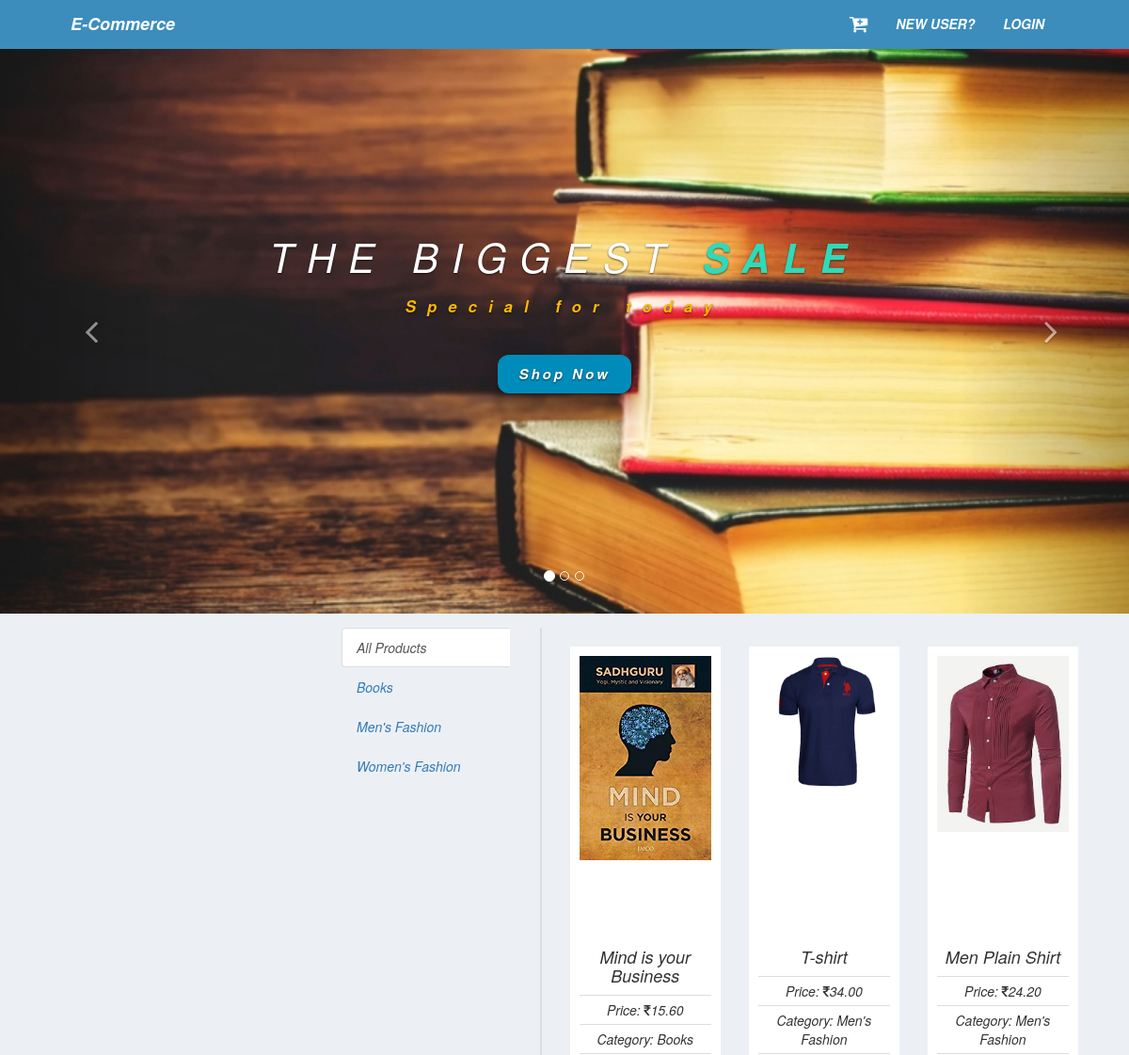
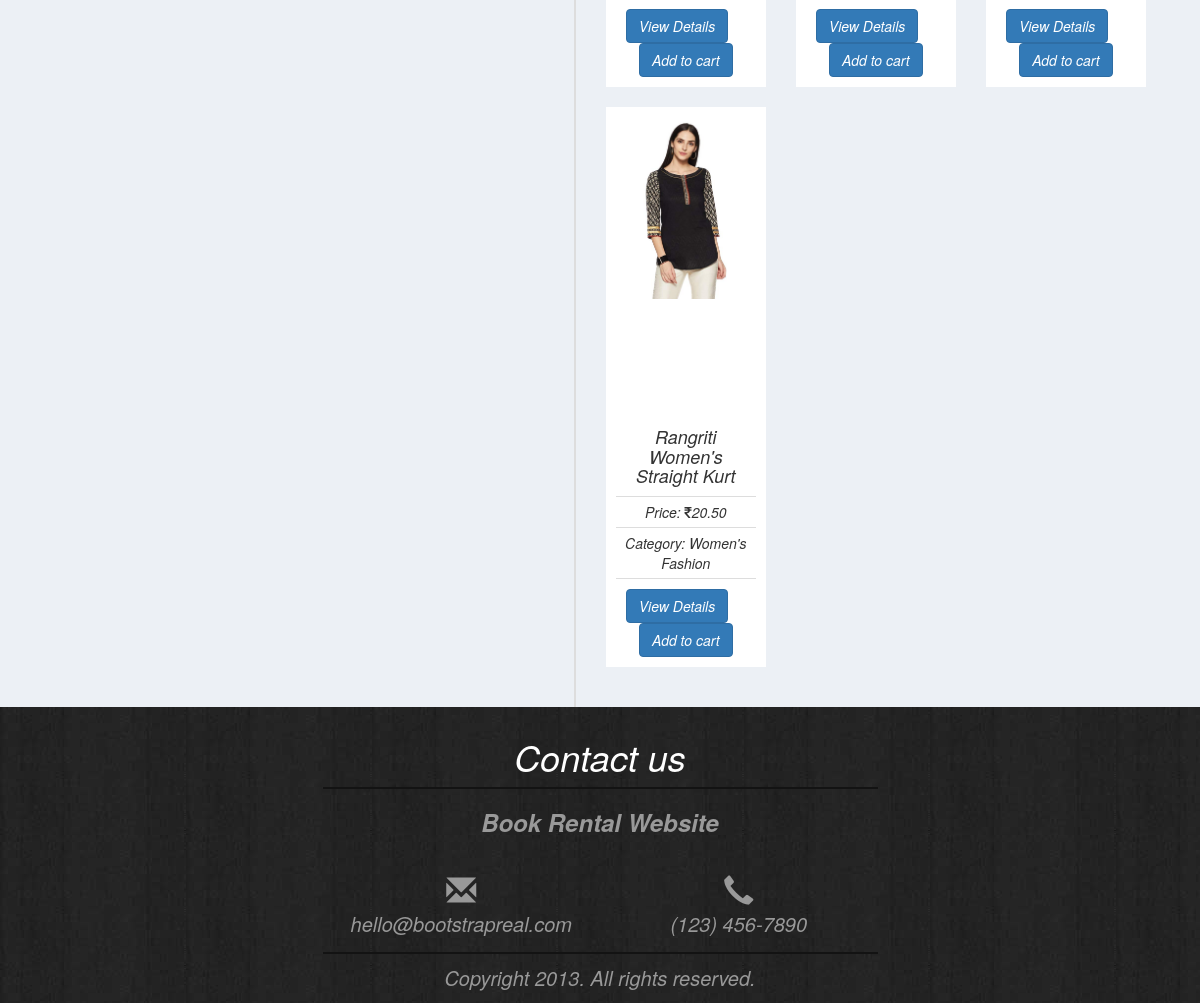
The page / on the database its author committed (2 pictures, top to bottom).
### tables this page shows
CREATE TABLE `prod_cat` (
  `id` int(11) NOT NULL,
  `cat_name` varchar(20) NOT NULL
);

CREATE TABLE `products` (
  `product_id` int(11) NOT NULL,
  `product_name` varchar(30) NOT NULL,
  `product_cat` int(5) NOT NULL,
  `product_price` decimal(5,2) NOT NULL,
  `product_img` varchar(1000) NOT NULL,
  `product_desc` varchar(100) NOT NULL
);

### index.php (the view, shortened to what this page needs)
<?php
	require('config.php');
	require('header.php');
?>
  <div class="content-wrapper" >
      <section class="content"style="background-attachment: fixed;">
		<div class="row">
              <div id="carousel-example-generic" class="carousel slide" data-ride="carousel" data-interval="3000">
                <ol class="carousel-indicators">
                  <li data-target="#carousel-example-generic" data-slide-to="0" class="active"></li>
                  <li data-target="#carousel-example-generic" data-slide-to="1" class=""></li>
                  <li data-target="#carousel-example-generic" data-slide-to="2" class=""></li>
                </ol>
                <div class="carousel-inner">
					<div class="item active">
						<div class="carousel-caption">
							<h3>The Biggest <span>Sale</span></h3>
							<p>Special for today</p>
							<a class="button button2" href="#shop">Shop Now </a>
						</div>
					</div>
                </div>
                <a class="left carousel-control" href="#carousel-example-generic" data-slide="prev">
                  <span class="fa fa-angle-left"></span>
                </a>
                <a class="right carousel-control" href="#carousel-example-generic" data-slide="next">
                  <span class="fa fa-angle-right"></span>
                </a>
              </div>
          </div>
      </section>
	<section id="shop" class="row content-row" style="padding: 0 2%">
        <div class="col-xs-3">
          <ul class="nav nav-tabs tabs-left sideways">
		  <li class="active"><a href="#all_product" data-toggle="tab">All Products</a></li>
		  <?php $cat_res= mysqli_query($con,"select * from prod_cat");
				while($cats = mysqli_fetch_assoc($cat_res)) {
					$c_name= str_replace("'","_", $cats["cat_name"]);
					$c_name= str_replace(" ","_", $c_name);
					echo '<li><a href="#'.$c_name.'" data-toggle="tab">'.$cats["cat_name"].'</a></li>';
				}?>
          </ul>
        </div>
        <div class="col-xs-9">
          <div class="tab-content leftside">
            <div class="tab-pane active row" id="all_product">
				<?php $all_prod_res= mysqli_query($con,"select * from products");
				while($all_prod = mysqli_fetch_assoc($all_prod_res)) {
					$cat_id =$all_prod["product_cat"];
						$prod_id=$all_prod["product_id"];
						$prod_name = $all_prod["product_name"];
						$price = $all_prod["product_price"];
						$urlimg =$all_prod["product_img"];
						$cat_r= mysqli_query($con,"select cat_name from prod_cat where id=".$cat_id."");
						$cat = mysqli_fetch_assoc($cat_r);
				echo '<div class="col-md-4">
					<div class="properties">
						<div class="image-holder">
							<img src="'.$urlimg.'" class="img-responsive"/>
						</div>
						<h4>'.$prod_name.'</h4>
						<p class="price">Price:  <i class="fa fa-inr"></i>'.$price.' </p>
						<p>Category: '.$cat["cat_name"].'</p>
						<div class="footer_P">
							<div style="float:left; display:inline-block; width:50%">
								<a href="product_details.php?p_id='.$prod_id.'" class="btn btn-primary">View Details </a>
							</div>
							<div>
								<form action="" method="post">
									<input type="hidden" name="cart" value="'.$prod_id.'"/>
									<button type="submit" name="add_basket" class="btn btn-primary">Add to cart</button>
								</form>
							</div>
						</div>
					</div>
				</div>';
				}?>
				<div class="clearfix"></div>
			</div>
          </div>
        </div>
        <div class="clearfix"></div>
	</section>
  </div>
	<div class="footer1" style="font-size: 20px;">
		<div class="container">
			<div class="row">
				<div class="col-lg-offset-3 col-md-offset-3 col-lg-6 col-md-6 col-lg-offset-3 col-md-offset-3" align="center">
                    <h1>Contact us</h1>
                    <p><h3><b>Book Rental Website</b></h3><br>
					<div class="col-lg-6">
					<span class="glyphicon glyphicon-envelope"></span><br> hello@bootstrapreal.com</div>
					<div class="col-lg-6">
					<span class="glyphicon glyphicon-earphone"></span><br> (123) 456-7890</p></div><br>
					<p class="copyright">Copyright 2013. All rights reserved.	</p>
				</div>
			</div>
		</div>
	</div>
</body>
</html>

### header.php (shortened to what this page needs)
<!doctype html>
<html lang="en">
<head>
  <link rel="stylesheet" href="https://cdnjs.cloudflare.com/ajax/libs/font-awesome/4.5.0/css/font-awesome.min.css">
  <link rel="stylesheet" href="blue-skin.css">
	  <link rel="stylesheet" href="css/AdminLTE.min.css">
	  <link rel="stylesheet" href="css/style.css">
  <link rel="stylesheet" href="https://maxcdn.bootstrapcdn.com/bootstrap/3.3.7/css/bootstrap.min.css">
</head>
<body class="hold-transition skin-blue layout-top-nav">
<div class="wrapper">
<header class="main-header">
    <nav class="navbar navbar-static-top yamm">
      <div class="container">
        <div class="navbar-header">
          <a href="index.php" class="navbar-brand"><b>E-Commerce</b></a>
        </div>
		<?php if(isset($_SESSION["email"])){
		$email=$_SESSION["email"];
		$user_res= mysqli_query($con,"select * from users where email_id='".$email."'");
		$user=mysqli_fetch_assoc($user_res);
		$id=$user["u_id"];
		$user_img= mysqli_query($con,"select profile_img from user_details where user_id=".$id."");
		$img=mysqli_fetch_assoc($user_img);
		?>
        <div class="navbar-custom-menu">
          <ul class="nav navbar-nav">
			<li class="dropdown">
				<a href="basket.php"> <i class="fa fa-2x fa-cart-plus"></i></a>
			</li>
            <li class="dropdown user user-menu">
              <a href="#" class="dropdown-toggle" data-toggle="dropdown">
                <img src="<?php echo $img["profile_img"]; ?>" class="user-image">
                <span class="hidden-xs"><?php echo $user["user_name"]; ?></span>
              </a>
              <ul class="dropdown-menu">
                <li class="user-header">
                  <img src="<?php echo $img["profile_img"]; ?>" class="img-circle" alt="User Image">
                  <p>
                    <?php echo $user["user_name"]; ?>
                  </p>
				  <?php if($email=="admin@gmail.com"){?>
					<a href="admin_page.php" class="btn btn-default btn-flat" style="display:table; margin:0 auto">Admin Page</a>
				  <?php }?>
                </li>
                <li class="user-footer">
                  <div class="pull-left">
				  <a href="user_profile.php" class="btn btn-default btn-flat">Profile</a>
                  </div>
                  <div class="pull-right">
                    <a href="logout.php" class="btn btn-default btn-flat">Sign out</a>
                  </div>
                </li>
              </ul>
            </li>
          </ul>
        </div>
		<?php }
		else{ ?>
		<div class="navbar-custom-menu">
          <ul class="nav navbar-nav">
			<li class="dropdown">
				<a href="basket.php"> <i class="fa fa-2x fa-cart-plus"></i></a>
			</li>
            <li class="dropdown user user-menu">
              <a href="#"  data-toggle="modal" data-target="#sign">
                <span class="hidden-xs">New User?</span>
              </a>
            </li>
			<li class="dropdown user user-menu">
              <a href="#"  data-toggle="modal" data-target="#login">
                <span class="hidden-xs">Login</span>
              </a>
            </li>
          </ul>
        </div>
		<?php }?>
      </div>
    </nav>
  </header>

### blue-skin.css (style rules this page uses)
.skin-blue .main-header .navbar { background-color: #3c8dbc; }
.skin-blue .main-header .navbar .nav > li > a { color: #ffffff; }
.wrapper { height: 100%; position: relative; overflow-x: hidden; overflow-y: auto; }
.wrapper:before, .wrapper:after { content: " "; display: table; }
.wrapper:after { clear: both; }
.content-wrapper, .right-side, .main-footer { -webkit-transition: -webkit-transform 0.3s ease-in-out, margin 0.3s ease-in-out; -moz-transition: -moz-transform 0.3s ease-in-out, margin 0.3s ease-in-out; -o-transition: -o-transform 0.3s ease-in-out, margin 0.3s ease-in-out; transition: transform 0.3s ease-in-out, margin 0.3s ease-in-out; margin-left: 230px; z-index: 820; }
.layout-top-nav .content-wrapper, .layout-top-nav .right-side, .layout-top-nav .main-footer { margin-left: 0; }
.content-wrapper, .right-side { min-height: 100%; background-color: #ecf0f5; z-index: 800; }
.content { min-height: 250px; padding-top: 0px!important; padding: 15px; margin-right: auto; margin-left: auto; padding-left: 15px; padding-right: 15px; }
a { color: #3c8dbc; }
.main-header { position: relative; max-height: 100px; z-index: 1030; }
.main-header .navbar { -webkit-transition: margin-left 0.3s ease-in-out; -o-transition: margin-left 0.3s ease-in-out; transition: margin-left 0.3s ease-in-out; margin-bottom: 0; margin-left: 230px; border: none; min-height: 50px; border-radius: 0; }
.layout-top-nav .main-header .navbar { margin-left: 0; }
.main-header .navbar-custom-menu, .main-header .navbar-right { float: right; }
.main-header .navbar-brand { color: #fff; }
.navbar-custom-menu > .navbar-nav > li { position: relative; }

### css/style.css (style rules this page uses)
html { scroll-behavior: smooth; }
body { font-family: "Comic Sans MS"; font-style: Italic; width: auto; background: url("../img/bgmain.jpg") no-repeat cover; }
.btn { font-size: 15px; font-style: bold; border-radius: 8px; }
.button { background-color: #4CAF50; border: none; border-radius: 12px; color: white; padding: 12px 24px; text-align: center; text-decoration: none; display: inline-block; font-size: 15px; font-weight: bold; margin: 4px 2px; -webkit-transition-duration: 0.4s; transition-duration: 0.4s; cursor: pointer; }
.button2, .carousel-caption .button2:hover { background-color: white; color: black; border: 2px solid #008CBA; }
.button2:hover, .carousel-caption .button2 { background-color: #008CBA; color: white; box-shadow: 0 15px 19px 0 rgba(0,0,0,0.24),0 17px 50px 0 rgba(0,0,0,0.19); }
.carousel-inner .item { background: url(../img/img1.jpg) no-repeat; background-size:cover; height: 600px; width: 100%; }
.carousel-caption { margin-bottom: 15%; }
.carousel-caption h2, .carousel-caption h3 { font-size: 3em; font-weight: 300; letter-spacing: 14px; text-transform: uppercase; }
.carousel-caption h2 span, .carousel-caption h3 span { font-weight: 800; color: #2fdab8; }
.carousel-caption p { letter-spacing: 12px; font-size: 1.2em; font-weight: 600; color: #ffb900; margin-top: 1em; }
.carousel-caption a { color: #fff; letter-spacing: 3px; padding: 8px 20px; margin-top: 2em; }
.carousel-indicators { bottom: 8%; }
.navbar ul.nav > li > a { text-transform: uppercase; font-weight: bold; }
.yamm .nav, .yamm .collapse, .yamm .dropup, .yamm .dropdown { position: static; }
.yamm .container { position: relative; width: auto; }
.navbar .container { left: 5%; margin-right: 10% }
.footer1 { background:url(../img/bg.jpg) #222; padding: 10px 0; color: #999; position: relative; }
.footer1 h1 { color: #fff;border-bottom: 2px solid #131313;margin-bottom: 10px;padding-bottom: 10px; }
.footer1 p.copyright { border-top: 2px solid #131313;margin-top: 10px;padding-top: 10px; margin: 50px 0 0 0; }
.footer1 .glyphicon { font-size: 30px; }
.fa-cart-plus { font-size: 1.5em; }
.leftside.tab-content { padding: 10px 20px; border-left: 2px solid #ddd; }
.wrapper { height: auto!important; }
.content-row .row { padding:10px; }
.properties { padding: 10px; background-color: #fff;text-align: center; margin-bottom: 20px; height: auto; }
.properties .image-holder { position: relative; height: 300px; }
.properties .image-holder img { width: 100%; height:auto; max-height: 100%; }
.properties p.price { border-top: 1px solid #ddd; }
.properties p { font-size: 14px; border-bottom: 1px solid #ddd; padding: 5px; margin-bottom: 0px; }
.properties .footer_P { margin:10px 10px 0 10px; }
#shop { margin-left: 27%; }

### rows shown on the page
prod_cat: cat_name "Books"
prod_cat: cat_name "Men's Fashion"
prod_cat: cat_name "Women's Fashion"
products: product_img (picture), product_name "Mind is your Business", product_price "15.60", prod_cat.cat_name "Books"
products: product_img (picture), product_name "T-shirt", product_price "34.00", prod_cat.cat_name "Men's Fashion"
products: product_img (picture), product_name "Men Plain Shirt", product_price "24.20", prod_cat.cat_name "Men's Fashion"
products: product_img (picture), product_name "Rangriti Women's Straight Kurt", product_price "20.50", prod_cat.cat_name "Women's Fashion"
